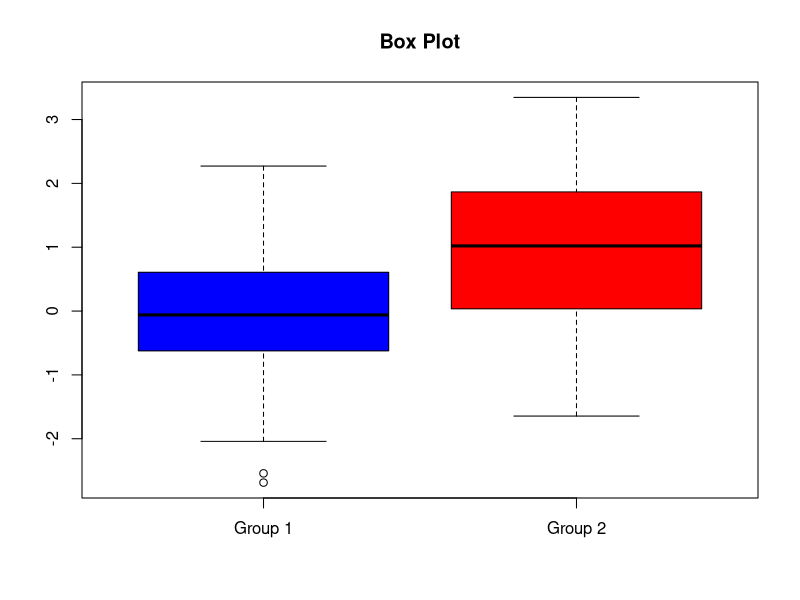
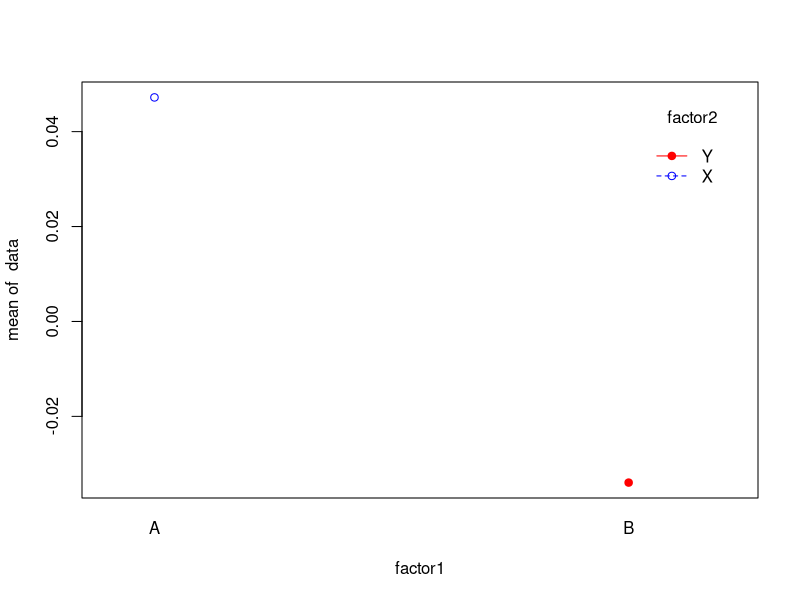

Source code (R) for these figures, in order:
group1 <- rnorm(100, mean = 0, sd = 1)
group2 <- rnorm(100, mean = 1, sd = 1)
t_test_result <- t.test(group1, group2)
boxplot(group1, group2, names = c("Group 1", "Group 2"), col = c("blue", "red"), main = "Box Plot")
print(t_test_result)
factor1 <- rep(c("A", "B"), each = 50)
factor2 <- rep(c("X", "Y"), each = 50)  # Ensure both factors have the same length
data <- rnorm(100, mean = 0, sd = 1)
anova_result <- aov(data ~ factor1 * factor2)
interaction.plot(factor1, factor2, data, type = "b", col = c("blue", "red"), pch = c(1, 19))
print(summary(anova_result))

